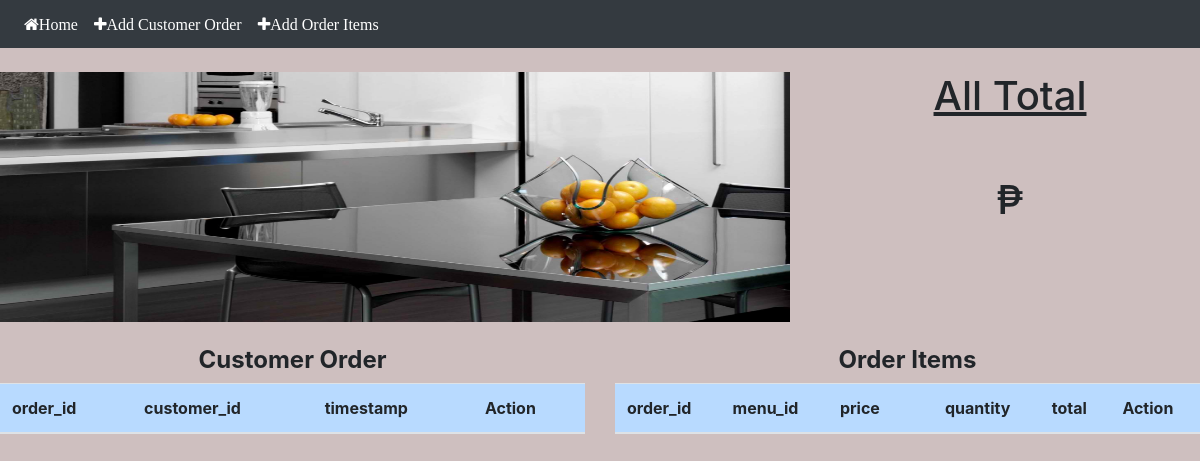
The page /orderviewcus.php on the database as committed earlier.
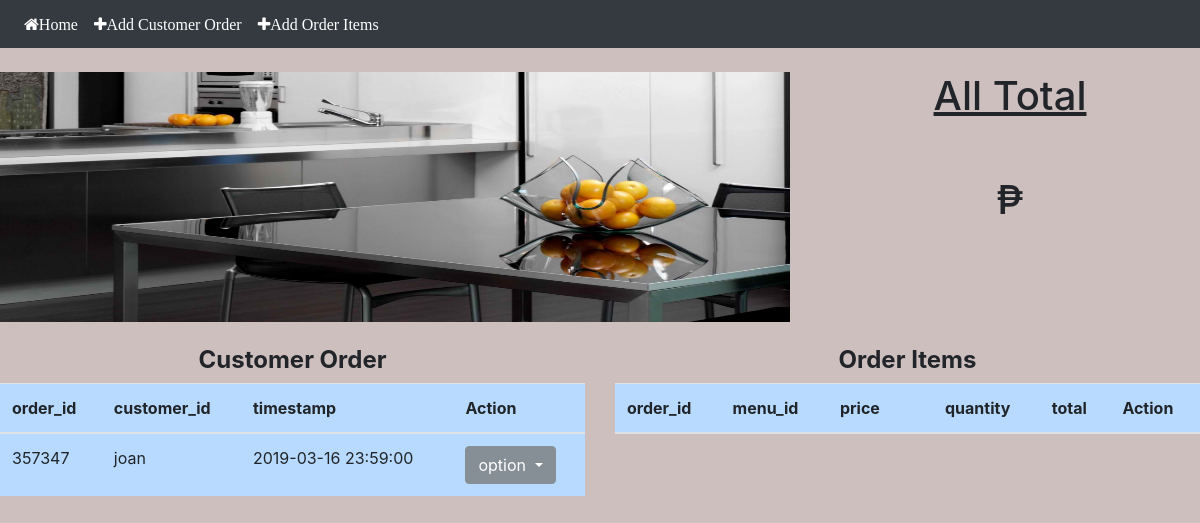
The same page on the database as committed later.
### tables this page shows
CREATE TABLE `customer_order` (
  `order_id` int(50) NOT NULL,
  `customer_id` int(50) NOT NULL,
  `timestamp` timestamp NOT NULL DEFAULT CURRENT_TIMESTAMP ON UPDATE CURRENT_TIMESTAMP
);

CREATE TABLE `customer` (
  `customer_id` int(50) NOT NULL,
  `first_name` varchar(50) NOT NULL,
  `last_name` varchar(50) NOT NULL,
  `middle_initial` varchar(2) NOT NULL,
  `pnumber` varchar(50) NOT NULL,
  `province` varchar(50) NOT NULL,
  `street` varchar(50) NOT NULL,
  `barangay` varchar(50) NOT NULL,
  `city` varchar(50) NOT NULL
);

### orderviewcus.php (the view, shortened to what this page needs)
<!DOCTYPE html>
<html>
<head>
		<link rel="stylesheet" href="bootstrap/css/bootstrap.min.css">
		<link rel="stylesheet" type="text/css" href="main.css">
		<link rel ="stylesheet" href = "font-awesome-4.7.0/font-awesome-4.7.0/css/font-awesome.min.css">
</head>
<body>
		<form action="logout.php" method="POST">
			<nav class="navbar navbar-expand-lg navbar-dark bg-dark justify-content-between">
			<div class="collapse navbar-collapse" id="navbarTogglerDemo02">
				<ul class="navbar-nav mr-auto">
					<li class="nav-item active">
							<a class="nav-link fa fa-home" href="index.php">Home <span class="sr-only">(current)</span></a>
						</li>
					<li class="nav-item active">
							<a class="nav-link fa fa-plus" href="CustomerOrder.php">Add Customer Order<span class="sr-only">(current)</span></a>
						</li>
					<li class="nav-item active">
							<a class="nav-link fa fa-plus" href="orderadd.php">Add Order Items<span class="sr-only">(current)</span></a>
					</li>
			</div>
		</nav>
 </form>
<br>
			<center>
				<div class="row">
					<div class="col-md-8">
						<div class="thumbnail">
							<img src="images/t1.jpeg" alt="Lights" style="width:100%" height="250">
				</div>
			</div>
			<div class="col-md-4">
			<h1><u>All Total</u></h1>
			<?php
							$con = new mysqli("localhost", "root", "", "onlinekusina");
							$sql = "SELECT SUM(price*quantity) as `total` FROM order_item ";
							$querytotal = mysqli_query($con,$sql);
					?>
					<?php while($row = mysqli_fetch_array($querytotal)):?><br><br>
					<h1><span><?php echo "&#8369;".$row['total'];?></span></h1>
			<?php endwhile; ?>
		</div>
		</div>
<br>
			<div class = "row">
			<div class="col-sm-6">
		<h4><b>  Customer Order</b></h4>
				<div class="table-responsive">
					<table class="table table-hover table-primary">
					<thead>
						<tr>
							<th>order_id</th>
							<th>customer_id</th>
							<th>timestamp</th>
							<th>Action</th>
						</tr>
					</thead>
					<?php
							$con = new mysqli("localhost", "root", "", "onlinekusina");
							$sql = "SELECT * FROM customer,customer_order where customer.customer_id = customer_order.customer_id";
							$querycustomer = mysqli_query($con,$sql);
					?>
				<?php while($row = mysqli_fetch_array($querycustomer)):?>
<tbody>
	<tr>
			<td><?php echo $row['order_id'];?></td>
			<td><?php echo $row['first_name'];?></td>
			<td><?php echo $row['timestamp'];?></td>
	  <td>
			<div class="btn-group" role="group">
				<button id="btnGroupDrop1" type="button" class="btn btn-secondary dropdown-toggle" data-toggle="dropdown" aria-haspopup="true" aria-expanded="false">
					option
						</button>
		</div>
	  </td>
	</tr>
</tbody>
<?php endwhile;?>
</table>
</div>
</div>
<div class="col-sm-6">
<h4><b> Order Items</b></h4>
			<div class="table-responsive">
				<table class="table table-hover table-primary">
					<thead>
						<tr>
							<th>order_id</th>
							<th>menu_id</th>
							<th>price<th>
							<th>quantity</th>
							<th>total</th>
							<th>Action</th>
						</tr>
					</thead>
</table>
			</div>
	</div>
</div>
</body>
</html>

Rows that differ between the two databases and show on the page:
added customer_order: order_id "357347", customer.first_name "joan", timestamp "2019-03-16 23:59:00"
